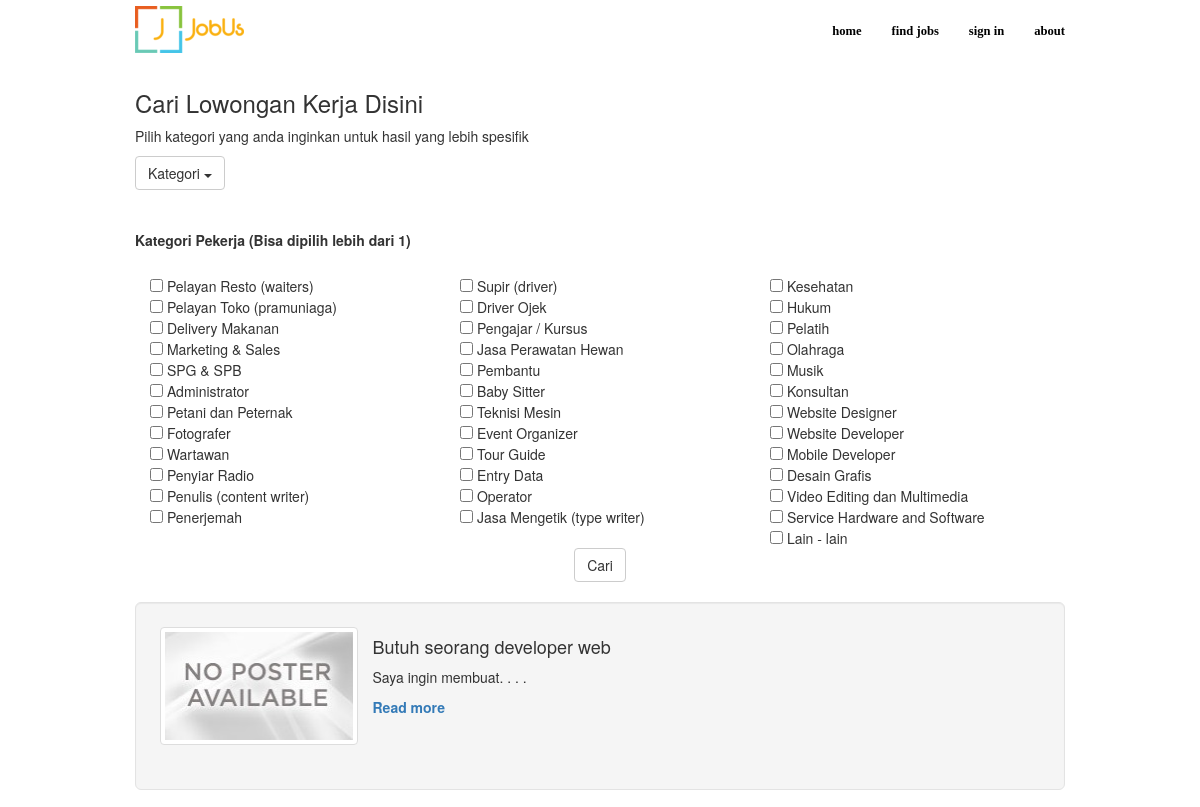
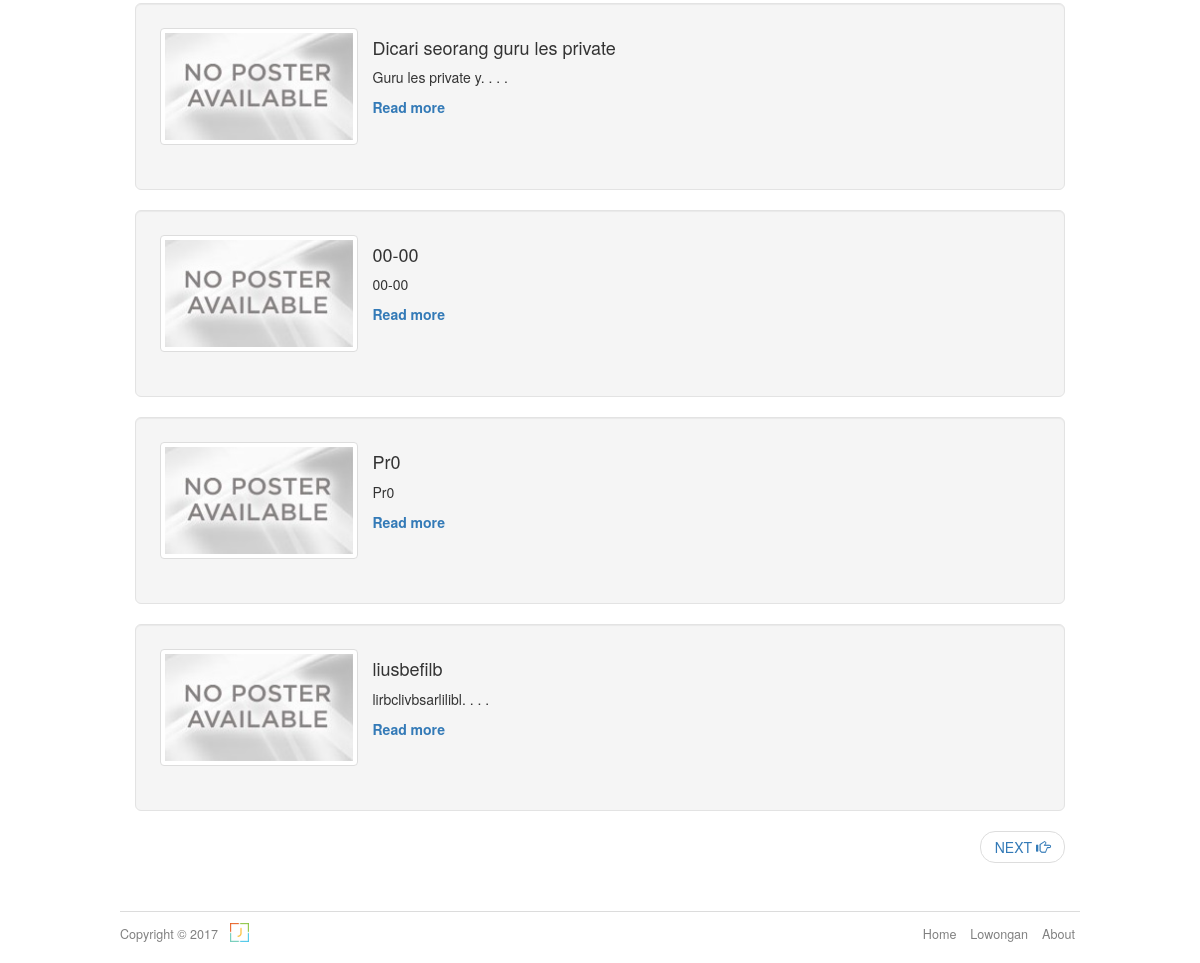
Page /lowongan.php on the committed database (2 pictures, top to bottom).
### tables this page shows
CREATE TABLE `postingan` (
  `id_postingan` int(11) NOT NULL,
  `id_pengiklan` int(11) NOT NULL,
  `judul` varchar(255) NOT NULL,
  `deskripsi` text NOT NULL,
  `kategori` varchar(1024) NOT NULL,
  `gaji` varchar(255) NOT NULL,
  `keterangan` text,
  `tipe` varchar(255) NOT NULL,
  `pamflet` varchar(255) DEFAULT NULL,
  `durasi` int(11) NOT NULL,
  `status` varchar(20) NOT NULL,
  `tanggal` timestamp NULL DEFAULT CURRENT_TIMESTAMP,
  `lat` float(10,6) DEFAULT NULL,
  `lang` float(10,6) DEFAULT NULL,
  `approved` char(5) NOT NULL,
  `tgl_approved` timestamp NULL DEFAULT NULL,
  `dikerjakan_oleh` varchar(1024) DEFAULT NULL
);

### model/class.postingan.php (called while the page is built, shortened)
<?php
class postingan
 {
	function get_all_rows($query, $param){
			try{
				global $pdo;
				$req = $pdo->prepare($query);
				if($param == ''){
					$req->execute();
				}else{
					$req->execute($param);
				}
				if($req->rowCount() > 0){
					$result = $req->fetchAll();
					return $result;
				}
			}catch(PDOException $e){
				echo "Error! gagal mengambil data: ".$e->getMessage();
			}
	}
	function select_active(){
		$query = "select * from postingan where datediff(current_date(),postingan.tgl_approved) < postingan.durasi";
		return $this->get_all_rows($query, '');
	}
 	function encode($input){
		$output = base64_encode(base64_encode(base64_encode(base64_encode($input))));
		return $output;
	}
 }
 ?>

### controller/include.lowongan.post.php (called while the page is built)
<?php
	if(isset($_REQUEST['tipe'])){
		if($_REQUEST['tipe']=='tetap'){
			if(isset($_POST['cari']) && isset($_POST['kategori'])){
				$data = $postingan->select_by_kategori($_POST['kategori'],'Karyawan');
			}else{
				$data = $postingan->select_tipe_active('Karyawan');
			}
		}elseif($_REQUEST['tipe']=='paruh_waktu'){
			if(isset($_POST['cari']) && isset($_POST['kategori'])){
				$data = $postingan->select_by_kategori($_POST['kategori'],'kontrak');
			}else{
				$data = $postingan->select_tipe_active('kontrak');
			}
		}else{
			$script->redirect('lowongan');
		}
	}elseif(isset($_POST['cari']) && isset($_POST['kategori'])){
		$data = $postingan->select_by_kategori($_POST['kategori'],'');
	}else{
		$data = $postingan->select_active();
	}
 ?>

### controller/include.lowongan.table.php (the view)
<?php
		if(count($data)>0){
			foreach ($data as $row){
			echo "
			<div class='well well-lg' style='text-align: justify;''>
				<div class='row'>
				  	<div class='col-xs-6 col-md-3'>
				    	<a href='detail.php?id=".$postingan->encode($row['id_postingan'])."' class='thumbnail'>
				      	<img src='assets/images/noposter.jpg' alt='...'>
				    	</a>
				  	</div>
				  	<h4>".$row['judul']." </h4>
				  	<p>";
				if(strlen($row['deskripsi'])>18){
					echo substr($row['deskripsi'],0,18).'. . . .';
				}else{
					echo $row['deskripsi'];
				}
			echo	"
				  	<br></p>
            		<a class='remo' href='detail.php?id=".$postingan->encode($row['id_postingan'])."'><b>Read more</b></a>
				</div>
			</div>";
			}
		}
	?>

### rows in the picture
postingan: judul "Butuh seorang developer web", deskripsi "Saya ingin membuat"
postingan: judul "Dicari seorang guru les private", deskripsi "Guru les private y"
postingan: judul "00-00", deskripsi "00-00"
postingan: judul "Pr0", deskripsi "Pr0"
postingan: judul "liusbefilb", deskripsi "lirbclivbsarlilibl"
